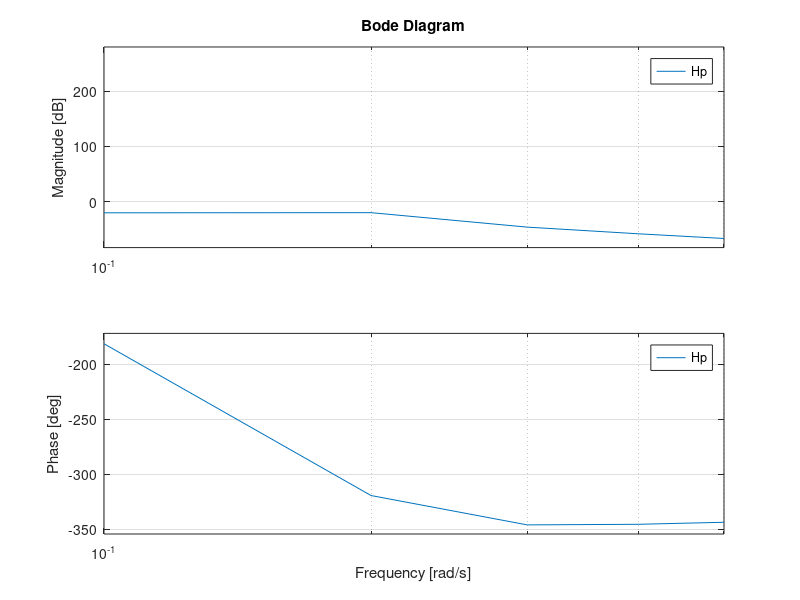

The MATLAB script that drew this image:
%single axis flexible satellite control
%2 bodies: cillinders connected by a spring and dampner
%% constants
Jb = 400; % inertia body
Jp = 1000; % inertia payload
k = 10; %link stiffness
b = 5; %link damping % all in S.I. units
%% control imput is a torque created by a flywheel on sat body
%%The spring moment exerted by the body on the payload will be
%k(?b??p)

%The moment contribution from the damper will likewise be
%b(?b???p?)

%This can be converted to the laplace domain, and taking the total moment in the link:
%k(?b??p)+bs(?b??p)

%This calculation takes place in the second block. 
%The signal entering this block is the difference btw the 2 bodies:

%?b??p. 
%this is also the total moment exerted on the payload.

s = tf('s');
hb1 = 1/(Jb*s);
hb2 = 1/s;
hp1 = 1/(Jp*s);
hp2 = 1/s;
sat0 = append(ss(hb1), ss(hb2), k, b, ss(hp1), ss(hp2));

% input is torque T
% outputs are theta'b , thetab, theta'p, thetap
%% connection of the lements with connect call
Q = [ 1 -3 -4; ...  % link moment (spring, damper), feedback to body
      2  1  0; ...  % link integrator to body velocity
      3  2 -6; ...  % spring input, th_b - th_p
      4  1 -5; ...  % damper input
      5  3  4; ...  % link moment, acting on payload
      6  5  0];
inputs=[1];
outputs=[1 2 5 6];
sat1= connect(sat0, Q, inputs, outputs);
 
%transfer function, torque on body to body attitude
Hb = minreal(tf([0 1 0 0]*sat1))
% transfer function, torque on body to payload attitude
Hp = minreal(tf([0 0 0 1]*sat1))
% calculate a step input, and plot the speeds
t = 0:0.05:100;
y = lsim(sat1, ones(size(t)), t);
% plot the two velocities
%plot(t, y(:,[1 3]))
% absolute maximum difference
%max(abs(y(:,2)-y(:,4)))
%damp(Hb)
%% get the payload transfer function again
Hp = minreal(tf([0 0 0 1]*sat1))
%% Bode plot, open loop system
%% phase might start at +180, but that does not mean
%% we have a very large phase margin, it is just an
%% artefact of the program (+180 deg = -180 deg)
clf; bode(Hp, {0.001, 1})
%% Combine with the compensator
HpHc = (1+50*s)*Hp
%% Bode plot, again
clf; bode(HpHc, {0.001, 1})
%% find maximum phase -101 deg, means a margin of 79 deg
%% however, the gain peak is at +6.3 dB,
%% to tune to have a gain margin of 6 dB, a gain of -12.3 dB
%% (=10^(-12.3/20) = 0.243)
%% needs to be added.
%% re-plot, with gain
clf; margin(0.243*HpHc)
%% at the 0dB crossing, the phase is -144, meaning that the
%% phase margin will be 36 degrees.
%% the cross-over frequency is 0.0025 Hz or 0.015 rad/s

%%Implementing the filter function
omega0= 10 * 2*pi; %rad*s^-1
z1=0.0;
z2=0.7;
Hw = (1+ 2*z1*s/omega0 + (s/omega0)^2)/(1+2*z2*s/omega0+(s/omega0)^2);

% staircase input
t = 0:0.001:0.5;
u = t - mod(t, 0.1);

bode(Hp,u);